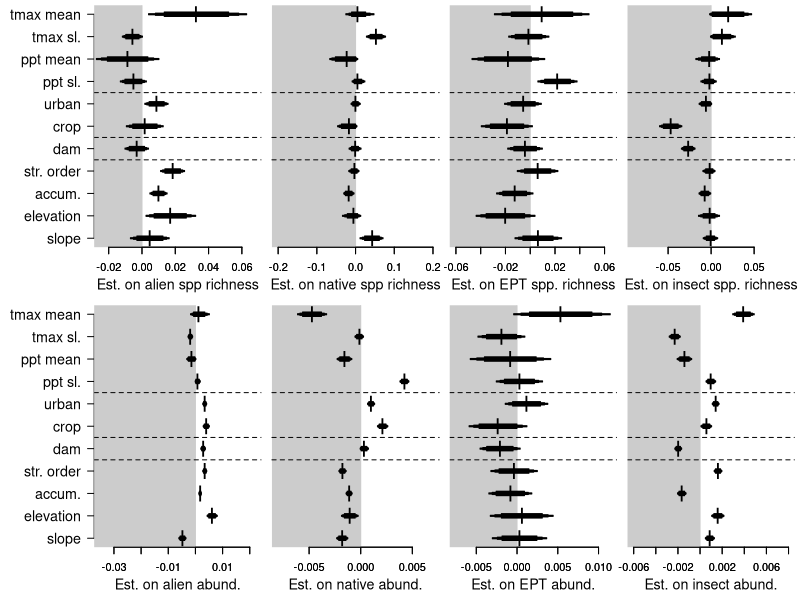

This figure's R source:
##Set working directory
setwd("C:/Users/ewelti/Desktop/git/EuroAquaticMacroInverts/")

# attach data
drivEst <- read.csv("outputs/Driver_metaanaly_Ests.csv")
#drivEst <- read.csv("outputs/Driver_horseshoe_metaanaly_Ests.csv")
head(drivEst)
unique(drivEst$Response)

options(scipen=999)

##save plot
tiff(filename = "plots/drivers/Drivers_subs_Simple.tiff", width = 14, height = 9, units = 'in', res = 600, compression = 'lzw')
#tiff(filename = "plots/drivers/Drivers_horseshoe_subs.tiff", width = 12, height = 9, units = 'in', res = 600, compression = 'lzw')

##layout
layout(mat = matrix(c(1:10), 
                        nrow = 2, 
                        ncol = 5),
       heights = c(2,2,2,2,2,2,2,2,2,2),
       widths = c(1,2,2,2,2,1,2,2,2,2))
#layout.show(10)

par(mar=c(4,0.4,0.4,0.4))
#empty plot for where the labels will go
plot(0, xaxt = 'n', yaxt = 'n', bty = 'n', pch = '', ylab = '', xlab = '')
plot(0, xaxt = 'n', yaxt = 'n', bty = 'n', pch = '', ylab = '', xlab = '')
#####################Sub metrics ##############################
#### alien_SppRich #####
sub <- subset(drivEst, Response == "alien_SppRich")
est <- sub$Estimate[2:12]
yy <- c(9,11,10,12,5,4,3,2,8,7,6)
plot(yy ~ est, ylab="",xlab="", yaxt="n", las=1, type="n",xlim=c(-0.025,0.068), cex=2, bty="n")
axis(2, at=yy, labels=c("ppt sl.","tmax sl.",  "ppt mean", "tmax mean",
				"str. order", "accum.", "elevation", "slope",
  				"urban","crop", "dam"), las=1,cex.axis=1.3)
title(xlab="Est. on alien spp richness", line=2.4,cex.lab=1.3)
polygon(x=c(-100,-100,0,0),
        y=c(-4,22,22,-4), col = "grey80", border = "grey80")
axis(side = 1, lwd = 1)
points(yy ~ est, pch="l",cex=2)
yyy1=c(0.975,1.025,1.025,0.975)
yyy2=c(0.95,1.05,1.05,0.95)
yyy3=c(0.9,1.1,1.1,0.9)
polygon(x=c(sub$Q2.5[9], sub$Q2.5[9], sub$Q97.5[9], sub$Q97.5[9]),y=(yyy1+1), col = 1, border = 1,lwd = 1)
polygon(x=c(sub$Q5[9], sub$Q5[9], sub$Q95[9], sub$Q95[9]),y=(yyy2+1), col = 1, border = 1,lwd = 1)
polygon(x=c(sub$Q10[9], sub$Q10[9], sub$Q90[9], sub$Q90[9]),y=(yyy3+1), col = 1, border = 1,lwd = 1)
polygon(x=c(sub$Q2.5[8], sub$Q2.5[8], sub$Q97.5[8], sub$Q97.5[8]),y=(yyy1+2), col = 1, border = 1,lwd = 1)
polygon(x=c(sub$Q5[8], sub$Q5[8], sub$Q95[8], sub$Q95[8]),y=(yyy2+2), col = 1, border = 1,lwd = 1)
polygon(x=c(sub$Q10[8], sub$Q10[8], sub$Q90[8], sub$Q90[8]),y=(yyy3+2), col = 1, border = 1,lwd = 1)
polygon(x=c(sub$Q2.5[7], sub$Q2.5[7], sub$Q97.5[7], sub$Q97.5[7]),y=(yyy1+3), col = 1, border = 1,lwd = 1)
polygon(x=c(sub$Q5[7], sub$Q5[7], sub$Q95[7], sub$Q95[7]),y=(yyy2+3), col = 1, border = 1,lwd = 1)
polygon(x=c(sub$Q10[7], sub$Q10[7], sub$Q90[7], sub$Q90[7]),y=(yyy3+3), col = 1, border = 1,lwd = 1)
polygon(x=c(sub$Q2.5[6], sub$Q2.5[6], sub$Q97.5[6], sub$Q97.5[6]),y=(yyy1+4), col = 1, border = 1,lwd = 1)
polygon(x=c(sub$Q5[6], sub$Q5[6], sub$Q95[6], sub$Q95[6]),y=(yyy2+4), col = 1, border = 1,lwd = 1)
polygon(x=c(sub$Q10[6], sub$Q10[6], sub$Q90[6], sub$Q90[6]),y=(yyy3+4), col = 1, border = 1,lwd = 1)
polygon(x=c(sub$Q2.5[12], sub$Q2.5[12], sub$Q97.5[12], sub$Q97.5[12]),y=(yyy1+5), col = 1, border = 1,lwd = 1)
polygon(x=c(sub$Q5[12], sub$Q5[12], sub$Q95[12], sub$Q95[12]),y=(yyy2+5), col = 1, border = 1,lwd = 1)
polygon(x=c(sub$Q10[12], sub$Q10[12], sub$Q90[12], sub$Q90[12]),y=(yyy3+5), col = 1, border = 1,lwd = 1)
polygon(x=c(sub$Q2.5[11], sub$Q2.5[11], sub$Q97.5[11], sub$Q97.5[11]),y=(yyy1+6), col = 1, border = 1,lwd = 1)
polygon(x=c(sub$Q5[11], sub$Q5[11], sub$Q95[11], sub$Q95[11]),y=(yyy2+6), col = 1, border = 1,lwd = 1)
polygon(x=c(sub$Q10[11], sub$Q10[11], sub$Q90[11], sub$Q90[11]),y=(yyy3+6), col = 1, border = 1,lwd = 1)
polygon(x=c(sub$Q2.5[10], sub$Q2.5[10], sub$Q97.5[10], sub$Q97.5[10]),y=(yyy1+7), col = 1, border = 1,lwd = 1)
polygon(x=c(sub$Q5[10], sub$Q5[10], sub$Q95[10], sub$Q95[10]),y=(yyy2+7), col = 1, border = 1,lwd = 1)
polygon(x=c(sub$Q10[10], sub$Q10[10], sub$Q90[10], sub$Q90[10]),y=(yyy3+7), col = 1, border = 1,lwd = 1)
polygon(x=c(sub$Q2.5[2], sub$Q2.5[2], sub$Q97.5[2], sub$Q97.5[2]),y=(yyy1+8), col = 1, border = 1,lwd = 1)
polygon(x=c(sub$Q5[2], sub$Q5[2], sub$Q95[2], sub$Q95[2]),y=(yyy2+8), col = 1, border = 1,lwd = 1)
polygon(x=c(sub$Q10[2], sub$Q10[2], sub$Q90[2], sub$Q90[2]),y=(yyy3+8), col = 1, border = 1,lwd = 1)
polygon(x=c(sub$Q2.5[4], sub$Q2.5[4], sub$Q97.5[4], sub$Q97.5[4]),y=(yyy1+9), col = 1, border = 1,lwd = 1)
polygon(x=c(sub$Q5[4], sub$Q5[4], sub$Q95[4], sub$Q95[4]),y=(yyy2+9), col = 1, border = 1,lwd = 1)
polygon(x=c(sub$Q10[4], sub$Q10[4], sub$Q90[4], sub$Q90[4]),y=(yyy3+9), col = 1, border = 1,lwd = 1)
polygon(x=c(sub$Q2.5[3], sub$Q2.5[3], sub$Q97.5[3], sub$Q97.5[3]),y=(yyy1+10), col = 1, border = 1,lwd = 1)
polygon(x=c(sub$Q5[3], sub$Q5[3], sub$Q95[3], sub$Q95[3]),y=(yyy2+10), col = 1, border = 1,lwd = 1)
polygon(x=c(sub$Q10[3], sub$Q10[3], sub$Q90[3], sub$Q90[3]),y=(yyy3+10), col = 1, border = 1,lwd = 1)
polygon(x=c(sub$Q2.5[5], sub$Q2.5[5], sub$Q97.5[5], sub$Q97.5[5]),y=(yyy1+11), col = 1, border = 1,lwd = 1)
polygon(x=c(sub$Q5[5], sub$Q5[5], sub$Q95[5], sub$Q95[5]),y=(yyy2+11), col = 1, border = 1,lwd = 1)
polygon(x=c(sub$Q10[5], sub$Q10[5], sub$Q90[5], sub$Q90[5]),y=(yyy3+11), col = 1, border = 1,lwd = 1)
abline(h=5.5,lty=2)
abline(h=6.5,lty=2)
abline(h=8.5,lty=2)

#### alien_abund #####
sub <- subset(drivEst, Response == "alien_abund")
est <- sub$Estimate[2:12]
plot(yy ~ est, ylab="",xlab="", yaxt="n", las=1, type="n",xlim=c(-0.035,0.022), cex=2, bty="n")
title(xlab="Est. on alien abund.", line=2.4,cex.lab=1.3)
axis(2, at=yy, labels=c("ppt sl.","tmax sl.",  "ppt mean", "tmax mean",
				"str. order", "accum.", "elevation", "slope",
  				"urban","crop", "dam"), las=1,cex.axis=1.3)
polygon(x=c(-100,-100,0,0),
        y=c(-4,22,22,-4), col = "grey80", border = "grey80")
axis(side = 1, lwd = 1)
points(yy ~ est, pch="l",cex=2)
yyy1=c(0.975,1.025,1.025,0.975)
yyy2=c(0.95,1.05,1.05,0.95)
yyy3=c(0.9,1.1,1.1,0.9)
polygon(x=c(sub$Q2.5[9], sub$Q2.5[9], sub$Q97.5[9], sub$Q97.5[9]),y=(yyy1+1), col = 1, border = 1,lwd = 1)
polygon(x=c(sub$Q5[9], sub$Q5[9], sub$Q95[9], sub$Q95[9]),y=(yyy2+1), col = 1, border = 1,lwd = 1)
polygon(x=c(sub$Q10[9], sub$Q10[9], sub$Q90[9], sub$Q90[9]),y=(yyy3+1), col = 1, border = 1,lwd = 1)
polygon(x=c(sub$Q2.5[8], sub$Q2.5[8], sub$Q97.5[8], sub$Q97.5[8]),y=(yyy1+2), col = 1, border = 1,lwd = 1)
polygon(x=c(sub$Q5[8], sub$Q5[8], sub$Q95[8], sub$Q95[8]),y=(yyy2+2), col = 1, border = 1,lwd = 1)
polygon(x=c(sub$Q10[8], sub$Q10[8], sub$Q90[8], sub$Q90[8]),y=(yyy3+2), col = 1, border = 1,lwd = 1)
polygon(x=c(sub$Q2.5[7], sub$Q2.5[7], sub$Q97.5[7], sub$Q97.5[7]),y=(yyy1+3), col = 1, border = 1,lwd = 1)
polygon(x=c(sub$Q5[7], sub$Q5[7], sub$Q95[7], sub$Q95[7]),y=(yyy2+3), col = 1, border = 1,lwd = 1)
polygon(x=c(sub$Q10[7], sub$Q10[7], sub$Q90[7], sub$Q90[7]),y=(yyy3+3), col = 1, border = 1,lwd = 1)
polygon(x=c(sub$Q2.5[6], sub$Q2.5[6], sub$Q97.5[6], sub$Q97.5[6]),y=(yyy1+4), col = 1, border = 1,lwd = 1)
polygon(x=c(sub$Q5[6], sub$Q5[6], sub$Q95[6], sub$Q95[6]),y=(yyy2+4), col = 1, border = 1,lwd = 1)
polygon(x=c(sub$Q10[6], sub$Q10[6], sub$Q90[6], sub$Q90[6]),y=(yyy3+4), col = 1, border = 1,lwd = 1)
polygon(x=c(sub$Q2.5[12], sub$Q2.5[12], sub$Q97.5[12], sub$Q97.5[12]),y=(yyy1+5), col = 1, border = 1,lwd = 1)
polygon(x=c(sub$Q5[12], sub$Q5[12], sub$Q95[12], sub$Q95[12]),y=(yyy2+5), col = 1, border = 1,lwd = 1)
polygon(x=c(sub$Q10[12], sub$Q10[12], sub$Q90[12], sub$Q90[12]),y=(yyy3+5), col = 1, border = 1,lwd = 1)
polygon(x=c(sub$Q2.5[11], sub$Q2.5[11], sub$Q97.5[11], sub$Q97.5[11]),y=(yyy1+6), col = 1, border = 1,lwd = 1)
polygon(x=c(sub$Q5[11], sub$Q5[11], sub$Q95[11], sub$Q95[11]),y=(yyy2+6), col = 1, border = 1,lwd = 1)
polygon(x=c(sub$Q10[11], sub$Q10[11], sub$Q90[11], sub$Q90[11]),y=(yyy3+6), col = 1, border = 1,lwd = 1)
polygon(x=c(sub$Q2.5[10], sub$Q2.5[10], sub$Q97.5[10], sub$Q97.5[10]),y=(yyy1+7), col = 1, border = 1,lwd = 1)
polygon(x=c(sub$Q5[10], sub$Q5[10], sub$Q95[10], sub$Q95[10]),y=(yyy2+7), col = 1, border = 1,lwd = 1)
polygon(x=c(sub$Q10[10], sub$Q10[10], sub$Q90[10], sub$Q90[10]),y=(yyy3+7), col = 1, border = 1,lwd = 1)
polygon(x=c(sub$Q2.5[2], sub$Q2.5[2], sub$Q97.5[2], sub$Q97.5[2]),y=(yyy1+8), col = 1, border = 1,lwd = 1)
polygon(x=c(sub$Q5[2], sub$Q5[2], sub$Q95[2], sub$Q95[2]),y=(yyy2+8), col = 1, border = 1,lwd = 1)
polygon(x=c(sub$Q10[2], sub$Q10[2], sub$Q90[2], sub$Q90[2]),y=(yyy3+8), col = 1, border = 1,lwd = 1)
polygon(x=c(sub$Q2.5[4], sub$Q2.5[4], sub$Q97.5[4], sub$Q97.5[4]),y=(yyy1+9), col = 1, border = 1,lwd = 1)
polygon(x=c(sub$Q5[4], sub$Q5[4], sub$Q95[4], sub$Q95[4]),y=(yyy2+9), col = 1, border = 1,lwd = 1)
polygon(x=c(sub$Q10[4], sub$Q10[4], sub$Q90[4], sub$Q90[4]),y=(yyy3+9), col = 1, border = 1,lwd = 1)
polygon(x=c(sub$Q2.5[3], sub$Q2.5[3], sub$Q97.5[3], sub$Q97.5[3]),y=(yyy1+10), col = 1, border = 1,lwd = 1)
polygon(x=c(sub$Q5[3], sub$Q5[3], sub$Q95[3], sub$Q95[3]),y=(yyy2+10), col = 1, border = 1,lwd = 1)
polygon(x=c(sub$Q10[3], sub$Q10[3], sub$Q90[3], sub$Q90[3]),y=(yyy3+10), col = 1, border = 1,lwd = 1)
polygon(x=c(sub$Q2.5[5], sub$Q2.5[5], sub$Q97.5[5], sub$Q97.5[5]),y=(yyy1+11), col = 1, border = 1,lwd = 1)
polygon(x=c(sub$Q5[5], sub$Q5[5], sub$Q95[5], sub$Q95[5]),y=(yyy2+11), col = 1, border = 1,lwd = 1)
polygon(x=c(sub$Q10[5], sub$Q10[5], sub$Q90[5], sub$Q90[5]),y=(yyy3+11), col = 1, border = 1,lwd = 1)
abline(h=5.5,lty=2)
abline(h=6.5,lty=2)
abline(h=8.5,lty=2)

#### native_SppRich #####
sub <- subset(drivEst, Response == "native_SppRich")
est <- sub$Estimate[2:12]
plot(yy ~ est, ylab="",xlab="", yaxt="n", las=1, type="n",xlim=c(-0.2,0.2), cex=2, bty="n")
title(xlab="Est. on native spp richness", line=2.4,cex.lab=1.3)
polygon(x=c(-100,-100,0,0),
        y=c(-4,22,22,-4), col = "grey80", border = "grey80")
axis(side = 1, lwd = 1)
points(yy ~ est, pch="l",cex=2)
yyy1=c(0.975,1.025,1.025,0.975)
yyy2=c(0.95,1.05,1.05,0.95)
yyy3=c(0.9,1.1,1.1,0.9)
polygon(x=c(sub$Q2.5[9], sub$Q2.5[9], sub$Q97.5[9], sub$Q97.5[9]),y=(yyy1+1), col = 1, border = 1,lwd = 1)
polygon(x=c(sub$Q5[9], sub$Q5[9], sub$Q95[9], sub$Q95[9]),y=(yyy2+1), col = 1, border = 1,lwd = 1)
polygon(x=c(sub$Q10[9], sub$Q10[9], sub$Q90[9], sub$Q90[9]),y=(yyy3+1), col = 1, border = 1,lwd = 1)
polygon(x=c(sub$Q2.5[8], sub$Q2.5[8], sub$Q97.5[8], sub$Q97.5[8]),y=(yyy1+2), col = 1, border = 1,lwd = 1)
polygon(x=c(sub$Q5[8], sub$Q5[8], sub$Q95[8], sub$Q95[8]),y=(yyy2+2), col = 1, border = 1,lwd = 1)
polygon(x=c(sub$Q10[8], sub$Q10[8], sub$Q90[8], sub$Q90[8]),y=(yyy3+2), col = 1, border = 1,lwd = 1)
polygon(x=c(sub$Q2.5[7], sub$Q2.5[7], sub$Q97.5[7], sub$Q97.5[7]),y=(yyy1+3), col = 1, border = 1,lwd = 1)
polygon(x=c(sub$Q5[7], sub$Q5[7], sub$Q95[7], sub$Q95[7]),y=(yyy2+3), col = 1, border = 1,lwd = 1)
polygon(x=c(sub$Q10[7], sub$Q10[7], sub$Q90[7], sub$Q90[7]),y=(yyy3+3), col = 1, border = 1,lwd = 1)
polygon(x=c(sub$Q2.5[6], sub$Q2.5[6], sub$Q97.5[6], sub$Q97.5[6]),y=(yyy1+4), col = 1, border = 1,lwd = 1)
polygon(x=c(sub$Q5[6], sub$Q5[6], sub$Q95[6], sub$Q95[6]),y=(yyy2+4), col = 1, border = 1,lwd = 1)
polygon(x=c(sub$Q10[6], sub$Q10[6], sub$Q90[6], sub$Q90[6]),y=(yyy3+4), col = 1, border = 1,lwd = 1)
polygon(x=c(sub$Q2.5[12], sub$Q2.5[12], sub$Q97.5[12], sub$Q97.5[12]),y=(yyy1+5), col = 1, border = 1,lwd = 1)
polygon(x=c(sub$Q5[12], sub$Q5[12], sub$Q95[12], sub$Q95[12]),y=(yyy2+5), col = 1, border = 1,lwd = 1)
polygon(x=c(sub$Q10[12], sub$Q10[12], sub$Q90[12], sub$Q90[12]),y=(yyy3+5), col = 1, border = 1,lwd = 1)
polygon(x=c(sub$Q2.5[11], sub$Q2.5[11], sub$Q97.5[11], sub$Q97.5[11]),y=(yyy1+6), col = 1, border = 1,lwd = 1)
polygon(x=c(sub$Q5[11], sub$Q5[11], sub$Q95[11], sub$Q95[11]),y=(yyy2+6), col = 1, border = 1,lwd = 1)
polygon(x=c(sub$Q10[11], sub$Q10[11], sub$Q90[11], sub$Q90[11]),y=(yyy3+6), col = 1, border = 1,lwd = 1)
polygon(x=c(sub$Q2.5[10], sub$Q2.5[10], sub$Q97.5[10], sub$Q97.5[10]),y=(yyy1+7), col = 1, border = 1,lwd = 1)
polygon(x=c(sub$Q5[10], sub$Q5[10], sub$Q95[10], sub$Q95[10]),y=(yyy2+7), col = 1, border = 1,lwd = 1)
polygon(x=c(sub$Q10[10], sub$Q10[10], sub$Q90[10], sub$Q90[10]),y=(yyy3+7), col = 1, border = 1,lwd = 1)
polygon(x=c(sub$Q2.5[2], sub$Q2.5[2], sub$Q97.5[2], sub$Q97.5[2]),y=(yyy1+8), col = 1, border = 1,lwd = 1)
polygon(x=c(sub$Q5[2], sub$Q5[2], sub$Q95[2], sub$Q95[2]),y=(yyy2+8), col = 1, border = 1,lwd = 1)
polygon(x=c(sub$Q10[2], sub$Q10[2], sub$Q90[2], sub$Q90[2]),y=(yyy3+8), col = 1, border = 1,lwd = 1)
polygon(x=c(sub$Q2.5[4], sub$Q2.5[4], sub$Q97.5[4], sub$Q97.5[4]),y=(yyy1+9), col = 1, border = 1,lwd = 1)
polygon(x=c(sub$Q5[4], sub$Q5[4], sub$Q95[4], sub$Q95[4]),y=(yyy2+9), col = 1, border = 1,lwd = 1)
polygon(x=c(sub$Q10[4], sub$Q10[4], sub$Q90[4], sub$Q90[4]),y=(yyy3+9), col = 1, border = 1,lwd = 1)
polygon(x=c(sub$Q2.5[3], sub$Q2.5[3], sub$Q97.5[3], sub$Q97.5[3]),y=(yyy1+10), col = 1, border = 1,lwd = 1)
polygon(x=c(sub$Q5[3], sub$Q5[3], sub$Q95[3], sub$Q95[3]),y=(yyy2+10), col = 1, border = 1,lwd = 1)
polygon(x=c(sub$Q10[3], sub$Q10[3], sub$Q90[3], sub$Q90[3]),y=(yyy3+10), col = 1, border = 1,lwd = 1)
polygon(x=c(sub$Q2.5[5], sub$Q2.5[5], sub$Q97.5[5], sub$Q97.5[5]),y=(yyy1+11), col = 1, border = 1,lwd = 1)
polygon(x=c(sub$Q5[5], sub$Q5[5], sub$Q95[5], sub$Q95[5]),y=(yyy2+11), col = 1, border = 1,lwd = 1)
polygon(x=c(sub$Q10[5], sub$Q10[5], sub$Q90[5], sub$Q90[5]),y=(yyy3+11), col = 1, border = 1,lwd = 1)
abline(h=5.5,lty=2)
abline(h=6.5,lty=2)
abline(h=8.5,lty=2)

#### native_abund #####
sub <- subset(drivEst, Response == "native_abund")
est <- sub$Estimate[2:12]
plot(yy ~ est, ylab="",xlab="", yaxt="n", las=1, type="n",xlim=c(-0.008,0.007), cex=2, bty="n")
title(xlab="Est. on native abund.", line=2.4,cex.lab=1.3)
polygon(x=c(-100,-100,0,0),
        y=c(-4,22,22,-4), col = "grey80", border = "grey80")
axis(side = 1, lwd = 1)
points(yy ~ est, pch="l",cex=2)
yyy1=c(0.975,1.025,1.025,0.975)
yyy2=c(0.95,1.05,1.05,0.95)
yyy3=c(0.9,1.1,1.1,0.9)
polygon(x=c(sub$Q2.5[9], sub$Q2.5[9], sub$Q97.5[9], sub$Q97.5[9]),y=(yyy1+1), col = 1, border = 1,lwd = 1)
polygon(x=c(sub$Q5[9], sub$Q5[9], sub$Q95[9], sub$Q95[9]),y=(yyy2+1), col = 1, border = 1,lwd = 1)
polygon(x=c(sub$Q10[9], sub$Q10[9], sub$Q90[9], sub$Q90[9]),y=(yyy3+1), col = 1, border = 1,lwd = 1)
polygon(x=c(sub$Q2.5[8], sub$Q2.5[8], sub$Q97.5[8], sub$Q97.5[8]),y=(yyy1+2), col = 1, border = 1,lwd = 1)
polygon(x=c(sub$Q5[8], sub$Q5[8], sub$Q95[8], sub$Q95[8]),y=(yyy2+2), col = 1, border = 1,lwd = 1)
polygon(x=c(sub$Q10[8], sub$Q10[8], sub$Q90[8], sub$Q90[8]),y=(yyy3+2), col = 1, border = 1,lwd = 1)
polygon(x=c(sub$Q2.5[7], sub$Q2.5[7], sub$Q97.5[7], sub$Q97.5[7]),y=(yyy1+3), col = 1, border = 1,lwd = 1)
polygon(x=c(sub$Q5[7], sub$Q5[7], sub$Q95[7], sub$Q95[7]),y=(yyy2+3), col = 1, border = 1,lwd = 1)
polygon(x=c(sub$Q10[7], sub$Q10[7], sub$Q90[7], sub$Q90[7]),y=(yyy3+3), col = 1, border = 1,lwd = 1)
polygon(x=c(sub$Q2.5[6], sub$Q2.5[6], sub$Q97.5[6], sub$Q97.5[6]),y=(yyy1+4), col = 1, border = 1,lwd = 1)
polygon(x=c(sub$Q5[6], sub$Q5[6], sub$Q95[6], sub$Q95[6]),y=(yyy2+4), col = 1, border = 1,lwd = 1)
polygon(x=c(sub$Q10[6], sub$Q10[6], sub$Q90[6], sub$Q90[6]),y=(yyy3+4), col = 1, border = 1,lwd = 1)
polygon(x=c(sub$Q2.5[12], sub$Q2.5[12], sub$Q97.5[12], sub$Q97.5[12]),y=(yyy1+5), col = 1, border = 1,lwd = 1)
polygon(x=c(sub$Q5[12], sub$Q5[12], sub$Q95[12], sub$Q95[12]),y=(yyy2+5), col = 1, border = 1,lwd = 1)
polygon(x=c(sub$Q10[12], sub$Q10[12], sub$Q90[12], sub$Q90[12]),y=(yyy3+5), col = 1, border = 1,lwd = 1)
polygon(x=c(sub$Q2.5[11], sub$Q2.5[11], sub$Q97.5[11], sub$Q97.5[11]),y=(yyy1+6), col = 1, border = 1,lwd = 1)
polygon(x=c(sub$Q5[11], sub$Q5[11], sub$Q95[11], sub$Q95[11]),y=(yyy2+6), col = 1, border = 1,lwd = 1)
polygon(x=c(sub$Q10[11], sub$Q10[11], sub$Q90[11], sub$Q90[11]),y=(yyy3+6), col = 1, border = 1,lwd = 1)
polygon(x=c(sub$Q2.5[10], sub$Q2.5[10], sub$Q97.5[10], sub$Q97.5[10]),y=(yyy1+7), col = 1, border = 1,lwd = 1)
polygon(x=c(sub$Q5[10], sub$Q5[10], sub$Q95[10], sub$Q95[10]),y=(yyy2+7), col = 1, border = 1,lwd = 1)
polygon(x=c(sub$Q10[10], sub$Q10[10], sub$Q90[10], sub$Q90[10]),y=(yyy3+7), col = 1, border = 1,lwd = 1)
polygon(x=c(sub$Q2.5[2], sub$Q2.5[2], sub$Q97.5[2], sub$Q97.5[2]),y=(yyy1+8), col = 1, border = 1,lwd = 1)
polygon(x=c(sub$Q5[2], sub$Q5[2], sub$Q95[2], sub$Q95[2]),y=(yyy2+8), col = 1, border = 1,lwd = 1)
polygon(x=c(sub$Q10[2], sub$Q10[2], sub$Q90[2], sub$Q90[2]),y=(yyy3+8), col = 1, border = 1,lwd = 1)
polygon(x=c(sub$Q2.5[4], sub$Q2.5[4], sub$Q97.5[4], sub$Q97.5[4]),y=(yyy1+9), col = 1, border = 1,lwd = 1)
polygon(x=c(sub$Q5[4], sub$Q5[4], sub$Q95[4], sub$Q95[4]),y=(yyy2+9), col = 1, border = 1,lwd = 1)
polygon(x=c(sub$Q10[4], sub$Q10[4], sub$Q90[4], sub$Q90[4]),y=(yyy3+9), col = 1, border = 1,lwd = 1)
polygon(x=c(sub$Q2.5[3], sub$Q2.5[3], sub$Q97.5[3], sub$Q97.5[3]),y=(yyy1+10), col = 1, border = 1,lwd = 1)
polygon(x=c(sub$Q5[3], sub$Q5[3], sub$Q95[3], sub$Q95[3]),y=(yyy2+10), col = 1, border = 1,lwd = 1)
polygon(x=c(sub$Q10[3], sub$Q10[3], sub$Q90[3], sub$Q90[3]),y=(yyy3+10), col = 1, border = 1,lwd = 1)
polygon(x=c(sub$Q2.5[5], sub$Q2.5[5], sub$Q97.5[5], sub$Q97.5[5]),y=(yyy1+11), col = 1, border = 1,lwd = 1)
polygon(x=c(sub$Q5[5], sub$Q5[5], sub$Q95[5], sub$Q95[5]),y=(yyy2+11), col = 1, border = 1,lwd = 1)
polygon(x=c(sub$Q10[5], sub$Q10[5], sub$Q90[5], sub$Q90[5]),y=(yyy3+11), col = 1, border = 1,lwd = 1)
abline(h=5.5,lty=2)
abline(h=6.5,lty=2)
abline(h=8.5,lty=2)

#### EPT_SppRich #####
sub <- subset(drivEst, Response == "EPT_SppRich")
est <- sub$Estimate[2:12]
plot(yy ~ est, ylab="",xlab="", yaxt="n", las=1, type="n",xlim=c(-0.06,0.065), cex=2, bty="n")
title(xlab="Est. on EPT spp. richness", line=2.4,cex.lab=1.3)
polygon(x=c(-100,-100,0,0),
        y=c(-4,22,22,-4), col = "grey80", border = "grey80")
axis(side = 1, lwd = 1)
points(yy ~ est, pch="l",cex=2)
yyy1=c(0.975,1.025,1.025,0.975)
yyy2=c(0.95,1.05,1.05,0.95)
yyy3=c(0.9,1.1,1.1,0.9)
polygon(x=c(sub$Q2.5[9], sub$Q2.5[9], sub$Q97.5[9], sub$Q97.5[9]),y=(yyy1+1), col = 1, border = 1,lwd = 1)
polygon(x=c(sub$Q5[9], sub$Q5[9], sub$Q95[9], sub$Q95[9]),y=(yyy2+1), col = 1, border = 1,lwd = 1)
polygon(x=c(sub$Q10[9], sub$Q10[9], sub$Q90[9], sub$Q90[9]),y=(yyy3+1), col = 1, border = 1,lwd = 1)
polygon(x=c(sub$Q2.5[8], sub$Q2.5[8], sub$Q97.5[8], sub$Q97.5[8]),y=(yyy1+2), col = 1, border = 1,lwd = 1)
polygon(x=c(sub$Q5[8], sub$Q5[8], sub$Q95[8], sub$Q95[8]),y=(yyy2+2), col = 1, border = 1,lwd = 1)
polygon(x=c(sub$Q10[8], sub$Q10[8], sub$Q90[8], sub$Q90[8]),y=(yyy3+2), col = 1, border = 1,lwd = 1)
polygon(x=c(sub$Q2.5[7], sub$Q2.5[7], sub$Q97.5[7], sub$Q97.5[7]),y=(yyy1+3), col = 1, border = 1,lwd = 1)
polygon(x=c(sub$Q5[7], sub$Q5[7], sub$Q95[7], sub$Q95[7]),y=(yyy2+3), col = 1, border = 1,lwd = 1)
polygon(x=c(sub$Q10[7], sub$Q10[7], sub$Q90[7], sub$Q90[7]),y=(yyy3+3), col = 1, border = 1,lwd = 1)
polygon(x=c(sub$Q2.5[6], sub$Q2.5[6], sub$Q97.5[6], sub$Q97.5[6]),y=(yyy1+4), col = 1, border = 1,lwd = 1)
polygon(x=c(sub$Q5[6], sub$Q5[6], sub$Q95[6], sub$Q95[6]),y=(yyy2+4), col = 1, border = 1,lwd = 1)
polygon(x=c(sub$Q10[6], sub$Q10[6], sub$Q90[6], sub$Q90[6]),y=(yyy3+4), col = 1, border = 1,lwd = 1)
polygon(x=c(sub$Q2.5[12], sub$Q2.5[12], sub$Q97.5[12], sub$Q97.5[12]),y=(yyy1+5), col = 1, border = 1,lwd = 1)
polygon(x=c(sub$Q5[12], sub$Q5[12], sub$Q95[12], sub$Q95[12]),y=(yyy2+5), col = 1, border = 1,lwd = 1)
polygon(x=c(sub$Q10[12], sub$Q10[12], sub$Q90[12], sub$Q90[12]),y=(yyy3+5), col = 1, border = 1,lwd = 1)
polygon(x=c(sub$Q2.5[11], sub$Q2.5[11], sub$Q97.5[11], sub$Q97.5[11]),y=(yyy1+6), col = 1, border = 1,lwd = 1)
polygon(x=c(sub$Q5[11], sub$Q5[11], sub$Q95[11], sub$Q95[11]),y=(yyy2+6), col = 1, border = 1,lwd = 1)
polygon(x=c(sub$Q10[11], sub$Q10[11], sub$Q90[11], sub$Q90[11]),y=(yyy3+6), col = 1, border = 1,lwd = 1)
polygon(x=c(sub$Q2.5[10], sub$Q2.5[10], sub$Q97.5[10], sub$Q97.5[10]),y=(yyy1+7), col = 1, border = 1,lwd = 1)
polygon(x=c(sub$Q5[10], sub$Q5[10], sub$Q95[10], sub$Q95[10]),y=(yyy2+7), col = 1, border = 1,lwd = 1)
polygon(x=c(sub$Q10[10], sub$Q10[10], sub$Q90[10], sub$Q90[10]),y=(yyy3+7), col = 1, border = 1,lwd = 1)
polygon(x=c(sub$Q2.5[2], sub$Q2.5[2], sub$Q97.5[2], sub$Q97.5[2]),y=(yyy1+8), col = 1, border = 1,lwd = 1)
polygon(x=c(sub$Q5[2], sub$Q5[2], sub$Q95[2], sub$Q95[2]),y=(yyy2+8), col = 1, border = 1,lwd = 1)
polygon(x=c(sub$Q10[2], sub$Q10[2], sub$Q90[2], sub$Q90[2]),y=(yyy3+8), col = 1, border = 1,lwd = 1)
polygon(x=c(sub$Q2.5[4], sub$Q2.5[4], sub$Q97.5[4], sub$Q97.5[4]),y=(yyy1+9), col = 1, border = 1,lwd = 1)
polygon(x=c(sub$Q5[4], sub$Q5[4], sub$Q95[4], sub$Q95[4]),y=(yyy2+9), col = 1, border = 1,lwd = 1)
polygon(x=c(sub$Q10[4], sub$Q10[4], sub$Q90[4], sub$Q90[4]),y=(yyy3+9), col = 1, border = 1,lwd = 1)
polygon(x=c(sub$Q2.5[3], sub$Q2.5[3], sub$Q97.5[3], sub$Q97.5[3]),y=(yyy1+10), col = 1, border = 1,lwd = 1)
polygon(x=c(sub$Q5[3], sub$Q5[3], sub$Q95[3], sub$Q95[3]),y=(yyy2+10), col = 1, border = 1,lwd = 1)
polygon(x=c(sub$Q10[3], sub$Q10[3], sub$Q90[3], sub$Q90[3]),y=(yyy3+10), col = 1, border = 1,lwd = 1)
polygon(x=c(sub$Q2.5[5], sub$Q2.5[5], sub$Q97.5[5], sub$Q97.5[5]),y=(yyy1+11), col = 1, border = 1,lwd = 1)
polygon(x=c(sub$Q5[5], sub$Q5[5], sub$Q95[5], sub$Q95[5]),y=(yyy2+11), col = 1, border = 1,lwd = 1)
polygon(x=c(sub$Q10[5], sub$Q10[5], sub$Q90[5], sub$Q90[5]),y=(yyy3+11), col = 1, border = 1,lwd = 1)
abline(h=5.5,lty=2)
abline(h=6.5,lty=2)
abline(h=8.5,lty=2)


#### EPT_abund #####
sub <- subset(drivEst, Response == "EPT_abund")
est <- sub$Estimate[2:12]
plot(yy ~ est, ylab="",xlab="", yaxt="n", las=1, type="n",xlim=c(-0.0075,0.0115), cex=2, bty="n")
title(xlab="Est. on EPT abund.", line=2.4,cex.lab=1.3)
polygon(x=c(-100,-100,0,0),
        y=c(-4,22,22,-4), col = "grey80", border = "grey80")
axis(side = 1, lwd = 1)
points(yy ~ est, pch="l",cex=2)
yyy1=c(0.975,1.025,1.025,0.975)
yyy2=c(0.95,1.05,1.05,0.95)
yyy3=c(0.9,1.1,1.1,0.9)
polygon(x=c(sub$Q2.5[9], sub$Q2.5[9], sub$Q97.5[9], sub$Q97.5[9]),y=(yyy1+1), col = 1, border = 1,lwd = 1)
polygon(x=c(sub$Q5[9], sub$Q5[9], sub$Q95[9], sub$Q95[9]),y=(yyy2+1), col = 1, border = 1,lwd = 1)
polygon(x=c(sub$Q10[9], sub$Q10[9], sub$Q90[9], sub$Q90[9]),y=(yyy3+1), col = 1, border = 1,lwd = 1)
polygon(x=c(sub$Q2.5[8], sub$Q2.5[8], sub$Q97.5[8], sub$Q97.5[8]),y=(yyy1+2), col = 1, border = 1,lwd = 1)
polygon(x=c(sub$Q5[8], sub$Q5[8], sub$Q95[8], sub$Q95[8]),y=(yyy2+2), col = 1, border = 1,lwd = 1)
polygon(x=c(sub$Q10[8], sub$Q10[8], sub$Q90[8], sub$Q90[8]),y=(yyy3+2), col = 1, border = 1,lwd = 1)
polygon(x=c(sub$Q2.5[7], sub$Q2.5[7], sub$Q97.5[7], sub$Q97.5[7]),y=(yyy1+3), col = 1, border = 1,lwd = 1)
polygon(x=c(sub$Q5[7], sub$Q5[7], sub$Q95[7], sub$Q95[7]),y=(yyy2+3), col = 1, border = 1,lwd = 1)
polygon(x=c(sub$Q10[7], sub$Q10[7], sub$Q90[7], sub$Q90[7]),y=(yyy3+3), col = 1, border = 1,lwd = 1)
polygon(x=c(sub$Q2.5[6], sub$Q2.5[6], sub$Q97.5[6], sub$Q97.5[6]),y=(yyy1+4), col = 1, border = 1,lwd = 1)
polygon(x=c(sub$Q5[6], sub$Q5[6], sub$Q95[6], sub$Q95[6]),y=(yyy2+4), col = 1, border = 1,lwd = 1)
polygon(x=c(sub$Q10[6], sub$Q10[6], sub$Q90[6], sub$Q90[6]),y=(yyy3+4), col = 1, border = 1,lwd = 1)
polygon(x=c(sub$Q2.5[12], sub$Q2.5[12], sub$Q97.5[12], sub$Q97.5[12]),y=(yyy1+5), col = 1, border = 1,lwd = 1)
polygon(x=c(sub$Q5[12], sub$Q5[12], sub$Q95[12], sub$Q95[12]),y=(yyy2+5), col = 1, border = 1,lwd = 1)
polygon(x=c(sub$Q10[12], sub$Q10[12], sub$Q90[12], sub$Q90[12]),y=(yyy3+5), col = 1, border = 1,lwd = 1)
polygon(x=c(sub$Q2.5[11], sub$Q2.5[11], sub$Q97.5[11], sub$Q97.5[11]),y=(yyy1+6), col = 1, border = 1,lwd = 1)
polygon(x=c(sub$Q5[11], sub$Q5[11], sub$Q95[11], sub$Q95[11]),y=(yyy2+6), col = 1, border = 1,lwd = 1)
polygon(x=c(sub$Q10[11], sub$Q10[11], sub$Q90[11], sub$Q90[11]),y=(yyy3+6), col = 1, border = 1,lwd = 1)
polygon(x=c(sub$Q2.5[10], sub$Q2.5[10], sub$Q97.5[10], sub$Q97.5[10]),y=(yyy1+7), col = 1, border = 1,lwd = 1)
polygon(x=c(sub$Q5[10], sub$Q5[10], sub$Q95[10], sub$Q95[10]),y=(yyy2+7), col = 1, border = 1,lwd = 1)
polygon(x=c(sub$Q10[10], sub$Q10[10], sub$Q90[10], sub$Q90[10]),y=(yyy3+7), col = 1, border = 1,lwd = 1)
polygon(x=c(sub$Q2.5[2], sub$Q2.5[2], sub$Q97.5[2], sub$Q97.5[2]),y=(yyy1+8), col = 1, border = 1,lwd = 1)
polygon(x=c(sub$Q5[2], sub$Q5[2], sub$Q95[2], sub$Q95[2]),y=(yyy2+8), col = 1, border = 1,lwd = 1)
polygon(x=c(sub$Q10[2], sub$Q10[2], sub$Q90[2], sub$Q90[2]),y=(yyy3+8), col = 1, border = 1,lwd = 1)
polygon(x=c(sub$Q2.5[4], sub$Q2.5[4], sub$Q97.5[4], sub$Q97.5[4]),y=(yyy1+9), col = 1, border = 1,lwd = 1)
polygon(x=c(sub$Q5[4], sub$Q5[4], sub$Q95[4], sub$Q95[4]),y=(yyy2+9), col = 1, border = 1,lwd = 1)
polygon(x=c(sub$Q10[4], sub$Q10[4], sub$Q90[4], sub$Q90[4]),y=(yyy3+9), col = 1, border = 1,lwd = 1)
polygon(x=c(sub$Q2.5[3], sub$Q2.5[3], sub$Q97.5[3], sub$Q97.5[3]),y=(yyy1+10), col = 1, border = 1,lwd = 1)
polygon(x=c(sub$Q5[3], sub$Q5[3], sub$Q95[3], sub$Q95[3]),y=(yyy2+10), col = 1, border = 1,lwd = 1)
polygon(x=c(sub$Q10[3], sub$Q10[3], sub$Q90[3], sub$Q90[3]),y=(yyy3+10), col = 1, border = 1,lwd = 1)
polygon(x=c(sub$Q2.5[5], sub$Q2.5[5], sub$Q97.5[5], sub$Q97.5[5]),y=(yyy1+11), col = 1, border = 1,lwd = 1)
polygon(x=c(sub$Q5[5], sub$Q5[5], sub$Q95[5], sub$Q95[5]),y=(yyy2+11), col = 1, border = 1,lwd = 1)
polygon(x=c(sub$Q10[5], sub$Q10[5], sub$Q90[5], sub$Q90[5]),y=(yyy3+11), col = 1, border = 1,lwd = 1)
abline(h=5.5,lty=2)
abline(h=6.5,lty=2)
abline(h=8.5,lty=2)


#### insect_SppRich #####
sub <- subset(drivEst, Response == "insect_SppRich")
est <- sub$Estimate[2:12]
plot(yy ~ est, ylab="",xlab="", yaxt="n", las=1, type="n",xlim=c(-0.09,0.09), cex=2, bty="n")
title(xlab="Est. on insect spp. richness", line=2.4,cex.lab=1.3)
polygon(x=c(-100,-100,0,0),
        y=c(-4,22,22,-4), col = "grey80", border = "grey80")
axis(side = 1, lwd = 1)
points(yy ~ est, pch="l",cex=2)
yyy1=c(0.975,1.025,1.025,0.975)
yyy2=c(0.95,1.05,1.05,0.95)
yyy3=c(0.9,1.1,1.1,0.9)
polygon(x=c(sub$Q2.5[9], sub$Q2.5[9], sub$Q97.5[9], sub$Q97.5[9]),y=(yyy1+1), col = 1, border = 1,lwd = 1)
polygon(x=c(sub$Q5[9], sub$Q5[9], sub$Q95[9], sub$Q95[9]),y=(yyy2+1), col = 1, border = 1,lwd = 1)
polygon(x=c(sub$Q10[9], sub$Q10[9], sub$Q90[9], sub$Q90[9]),y=(yyy3+1), col = 1, border = 1,lwd = 1)
polygon(x=c(sub$Q2.5[8], sub$Q2.5[8], sub$Q97.5[8], sub$Q97.5[8]),y=(yyy1+2), col = 1, border = 1,lwd = 1)
polygon(x=c(sub$Q5[8], sub$Q5[8], sub$Q95[8], sub$Q95[8]),y=(yyy2+2), col = 1, border = 1,lwd = 1)
polygon(x=c(sub$Q10[8], sub$Q10[8], sub$Q90[8], sub$Q90[8]),y=(yyy3+2), col = 1, border = 1,lwd = 1)
polygon(x=c(sub$Q2.5[7], sub$Q2.5[7], sub$Q97.5[7], sub$Q97.5[7]),y=(yyy1+3), col = 1, border = 1,lwd = 1)
polygon(x=c(sub$Q5[7], sub$Q5[7], sub$Q95[7], sub$Q95[7]),y=(yyy2+3), col = 1, border = 1,lwd = 1)
polygon(x=c(sub$Q10[7], sub$Q10[7], sub$Q90[7], sub$Q90[7]),y=(yyy3+3), col = 1, border = 1,lwd = 1)
polygon(x=c(sub$Q2.5[6], sub$Q2.5[6], sub$Q97.5[6], sub$Q97.5[6]),y=(yyy1+4), col = 1, border = 1,lwd = 1)
polygon(x=c(sub$Q5[6], sub$Q5[6], sub$Q95[6], sub$Q95[6]),y=(yyy2+4), col = 1, border = 1,lwd = 1)
polygon(x=c(sub$Q10[6], sub$Q10[6], sub$Q90[6], sub$Q90[6]),y=(yyy3+4), col = 1, border = 1,lwd = 1)
polygon(x=c(sub$Q2.5[12], sub$Q2.5[12], sub$Q97.5[12], sub$Q97.5[12]),y=(yyy1+5), col = 1, border = 1,lwd = 1)
polygon(x=c(sub$Q5[12], sub$Q5[12], sub$Q95[12], sub$Q95[12]),y=(yyy2+5), col = 1, border = 1,lwd = 1)
polygon(x=c(sub$Q10[12], sub$Q10[12], sub$Q90[12], sub$Q90[12]),y=(yyy3+5), col = 1, border = 1,lwd = 1)
polygon(x=c(sub$Q2.5[11], sub$Q2.5[11], sub$Q97.5[11], sub$Q97.5[11]),y=(yyy1+6), col = 1, border = 1,lwd = 1)
polygon(x=c(sub$Q5[11], sub$Q5[11], sub$Q95[11], sub$Q95[11]),y=(yyy2+6), col = 1, border = 1,lwd = 1)
polygon(x=c(sub$Q10[11], sub$Q10[11], sub$Q90[11], sub$Q90[11]),y=(yyy3+6), col = 1, border = 1,lwd = 1)
polygon(x=c(sub$Q2.5[10], sub$Q2.5[10], sub$Q97.5[10], sub$Q97.5[10]),y=(yyy1+7), col = 1, border = 1,lwd = 1)
polygon(x=c(sub$Q5[10], sub$Q5[10], sub$Q95[10], sub$Q95[10]),y=(yyy2+7), col = 1, border = 1,lwd = 1)
polygon(x=c(sub$Q10[10], sub$Q10[10], sub$Q90[10], sub$Q90[10]),y=(yyy3+7), col = 1, border = 1,lwd = 1)
polygon(x=c(sub$Q2.5[2], sub$Q2.5[2], sub$Q97.5[2], sub$Q97.5[2]),y=(yyy1+8), col = 1, border = 1,lwd = 1)
polygon(x=c(sub$Q5[2], sub$Q5[2], sub$Q95[2], sub$Q95[2]),y=(yyy2+8), col = 1, border = 1,lwd = 1)
polygon(x=c(sub$Q10[2], sub$Q10[2], sub$Q90[2], sub$Q90[2]),y=(yyy3+8), col = 1, border = 1,lwd = 1)
polygon(x=c(sub$Q2.5[4], sub$Q2.5[4], sub$Q97.5[4], sub$Q97.5[4]),y=(yyy1+9), col = 1, border = 1,lwd = 1)
polygon(x=c(sub$Q5[4], sub$Q5[4], sub$Q95[4], sub$Q95[4]),y=(yyy2+9), col = 1, border = 1,lwd = 1)
polygon(x=c(sub$Q10[4], sub$Q10[4], sub$Q90[4], sub$Q90[4]),y=(yyy3+9), col = 1, border = 1,lwd = 1)
polygon(x=c(sub$Q2.5[3], sub$Q2.5[3], sub$Q97.5[3], sub$Q97.5[3]),y=(yyy1+10), col = 1, border = 1,lwd = 1)
polygon(x=c(sub$Q5[3], sub$Q5[3], sub$Q95[3], sub$Q95[3]),y=(yyy2+10), col = 1, border = 1,lwd = 1)
polygon(x=c(sub$Q10[3], sub$Q10[3], sub$Q90[3], sub$Q90[3]),y=(yyy3+10), col = 1, border = 1,lwd = 1)
polygon(x=c(sub$Q2.5[5], sub$Q2.5[5], sub$Q97.5[5], sub$Q97.5[5]),y=(yyy1+11), col = 1, border = 1,lwd = 1)
polygon(x=c(sub$Q5[5], sub$Q5[5], sub$Q95[5], sub$Q95[5]),y=(yyy2+11), col = 1, border = 1,lwd = 1)
polygon(x=c(sub$Q10[5], sub$Q10[5], sub$Q90[5], sub$Q90[5]),y=(yyy3+11), col = 1, border = 1,lwd = 1)
abline(h=5.5,lty=2)
abline(h=6.5,lty=2)
abline(h=8.5,lty=2)

#### insect_abund #####
sub <- subset(drivEst, Response == "insect_abund")
est <- sub$Estimate[2:12]
plot(yy ~ est, ylab="",xlab="", yaxt="n", las=1, type="n",xlim=c(-0.006,0.008), cex=2, bty="n")
title(xlab="Est. on insect abund.", line=2.4,cex.lab=1.3)
polygon(x=c(-100,-100,0,0),
        y=c(-4,22,22,-4), col = "grey80", border = "grey80")
axis(side = 1, lwd = 1)
points(yy ~ est, pch="l",cex=2)
yyy1=c(0.975,1.025,1.025,0.975)
yyy2=c(0.95,1.05,1.05,0.95)
yyy3=c(0.9,1.1,1.1,0.9)
polygon(x=c(sub$Q2.5[9], sub$Q2.5[9], sub$Q97.5[9], sub$Q97.5[9]),y=(yyy1+1), col = 1, border = 1,lwd = 1)
polygon(x=c(sub$Q5[9], sub$Q5[9], sub$Q95[9], sub$Q95[9]),y=(yyy2+1), col = 1, border = 1,lwd = 1)
polygon(x=c(sub$Q10[9], sub$Q10[9], sub$Q90[9], sub$Q90[9]),y=(yyy3+1), col = 1, border = 1,lwd = 1)
polygon(x=c(sub$Q2.5[8], sub$Q2.5[8], sub$Q97.5[8], sub$Q97.5[8]),y=(yyy1+2), col = 1, border = 1,lwd = 1)
polygon(x=c(sub$Q5[8], sub$Q5[8], sub$Q95[8], sub$Q95[8]),y=(yyy2+2), col = 1, border = 1,lwd = 1)
polygon(x=c(sub$Q10[8], sub$Q10[8], sub$Q90[8], sub$Q90[8]),y=(yyy3+2), col = 1, border = 1,lwd = 1)
polygon(x=c(sub$Q2.5[7], sub$Q2.5[7], sub$Q97.5[7], sub$Q97.5[7]),y=(yyy1+3), col = 1, border = 1,lwd = 1)
polygon(x=c(sub$Q5[7], sub$Q5[7], sub$Q95[7], sub$Q95[7]),y=(yyy2+3), col = 1, border = 1,lwd = 1)
polygon(x=c(sub$Q10[7], sub$Q10[7], sub$Q90[7], sub$Q90[7]),y=(yyy3+3), col = 1, border = 1,lwd = 1)
polygon(x=c(sub$Q2.5[6], sub$Q2.5[6], sub$Q97.5[6], sub$Q97.5[6]),y=(yyy1+4), col = 1, border = 1,lwd = 1)
polygon(x=c(sub$Q5[6], sub$Q5[6], sub$Q95[6], sub$Q95[6]),y=(yyy2+4), col = 1, border = 1,lwd = 1)
polygon(x=c(sub$Q10[6], sub$Q10[6], sub$Q90[6], sub$Q90[6]),y=(yyy3+4), col = 1, border = 1,lwd = 1)
polygon(x=c(sub$Q2.5[12], sub$Q2.5[12], sub$Q97.5[12], sub$Q97.5[12]),y=(yyy1+5), col = 1, border = 1,lwd = 1)
polygon(x=c(sub$Q5[12], sub$Q5[12], sub$Q95[12], sub$Q95[12]),y=(yyy2+5), col = 1, border = 1,lwd = 1)
polygon(x=c(sub$Q10[12], sub$Q10[12], sub$Q90[12], sub$Q90[12]),y=(yyy3+5), col = 1, border = 1,lwd = 1)
polygon(x=c(sub$Q2.5[11], sub$Q2.5[11], sub$Q97.5[11], sub$Q97.5[11]),y=(yyy1+6), col = 1, border = 1,lwd = 1)
polygon(x=c(sub$Q5[11], sub$Q5[11], sub$Q95[11], sub$Q95[11]),y=(yyy2+6), col = 1, border = 1,lwd = 1)
polygon(x=c(sub$Q10[11], sub$Q10[11], sub$Q90[11], sub$Q90[11]),y=(yyy3+6), col = 1, border = 1,lwd = 1)
polygon(x=c(sub$Q2.5[10], sub$Q2.5[10], sub$Q97.5[10], sub$Q97.5[10]),y=(yyy1+7), col = 1, border = 1,lwd = 1)
polygon(x=c(sub$Q5[10], sub$Q5[10], sub$Q95[10], sub$Q95[10]),y=(yyy2+7), col = 1, border = 1,lwd = 1)
polygon(x=c(sub$Q10[10], sub$Q10[10], sub$Q90[10], sub$Q90[10]),y=(yyy3+7), col = 1, border = 1,lwd = 1)
polygon(x=c(sub$Q2.5[2], sub$Q2.5[2], sub$Q97.5[2], sub$Q97.5[2]),y=(yyy1+8), col = 1, border = 1,lwd = 1)
polygon(x=c(sub$Q5[2], sub$Q5[2], sub$Q95[2], sub$Q95[2]),y=(yyy2+8), col = 1, border = 1,lwd = 1)
polygon(x=c(sub$Q10[2], sub$Q10[2], sub$Q90[2], sub$Q90[2]),y=(yyy3+8), col = 1, border = 1,lwd = 1)
polygon(x=c(sub$Q2.5[4], sub$Q2.5[4], sub$Q97.5[4], sub$Q97.5[4]),y=(yyy1+9), col = 1, border = 1,lwd = 1)
polygon(x=c(sub$Q5[4], sub$Q5[4], sub$Q95[4], sub$Q95[4]),y=(yyy2+9), col = 1, border = 1,lwd = 1)
polygon(x=c(sub$Q10[4], sub$Q10[4], sub$Q90[4], sub$Q90[4]),y=(yyy3+9), col = 1, border = 1,lwd = 1)
polygon(x=c(sub$Q2.5[3], sub$Q2.5[3], sub$Q97.5[3], sub$Q97.5[3]),y=(yyy1+10), col = 1, border = 1,lwd = 1)
polygon(x=c(sub$Q5[3], sub$Q5[3], sub$Q95[3], sub$Q95[3]),y=(yyy2+10), col = 1, border = 1,lwd = 1)
polygon(x=c(sub$Q10[3], sub$Q10[3], sub$Q90[3], sub$Q90[3]),y=(yyy3+10), col = 1, border = 1,lwd = 1)
polygon(x=c(sub$Q2.5[5], sub$Q2.5[5], sub$Q97.5[5], sub$Q97.5[5]),y=(yyy1+11), col = 1, border = 1,lwd = 1)
polygon(x=c(sub$Q5[5], sub$Q5[5], sub$Q95[5], sub$Q95[5]),y=(yyy2+11), col = 1, border = 1,lwd = 1)
polygon(x=c(sub$Q10[5], sub$Q10[5], sub$Q90[5], sub$Q90[5]),y=(yyy3+11), col = 1, border = 1,lwd = 1)
abline(h=5.5,lty=2)
abline(h=6.5,lty=2)
abline(h=8.5,lty=2)

##
dev.off()
##

